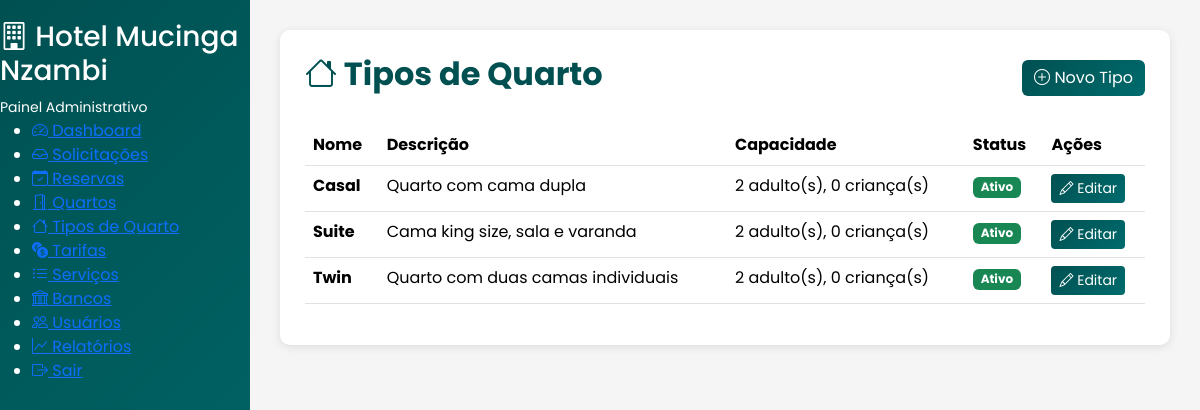
Page /admin/tipos_quarto.php (signed in) on the committed database.
### tables this page shows
CREATE TABLE tipos_quarto (
    id INT AUTO_INCREMENT PRIMARY KEY,
    nome VARCHAR(255) NOT NULL,
    descricao TEXT,
    capacidade_adultos INT DEFAULT 2,
    capacidade_criancas INT DEFAULT 0,
    amenidades JSON,
    foto_capa VARCHAR(255),
    ativo TINYINT(1) DEFAULT 1,
    criado_em TIMESTAMP DEFAULT CURRENT_TIMESTAMP,
    atualizado_em TIMESTAMP DEFAULT CURRENT_TIMESTAMP ON UPDATE CURRENT_TIMESTAMP
);

### admin/tipos_quarto.php (the view, shortened to what this page needs)
<?php
$db = getDB();
$stmt = $db->query("SELECT * FROM tipos_quarto ORDER BY nome ASC");
$tiposQuarto = $stmt->fetchAll();
?>
<!DOCTYPE html>
<html lang="pt">
<head>
    <link rel="stylesheet" href="https://cdn.jsdelivr.net/npm/bootstrap-icons@1.11.0/font/bootstrap-icons.css">
    <link rel="stylesheet" href="../bootstrap/css/bootstrap.min.css">
</head>
<body>
    <?php include 'sidebar.php'; ?>
    <div class="main-content">
        <div class="content-card">
            <div class="d-flex justify-content-between align-items-center mb-4">
                <h2 style="color: #005051; font-weight: 700;">
                    <i class="bi bi-house"></i> Tipos de Quarto
                </h2>
                <button type="button" class="btn btn-primary" data-bs-toggle="modal" data-bs-target="#tipoModal" onclick="resetForm()">
                    <i class="bi bi-plus-circle"></i> Novo Tipo
                </button>
            </div>
            <div class="table-responsive">
                <table class="table table-hover">
                    <thead>
                        <tr>
                            <th>Nome</th>
                            <th>Descrição</th>
                            <th>Capacidade</th>
                            <th>Status</th>
                            <th>Ações</th>
                        </tr>
                    </thead>
                    <tbody>
                        <?php foreach ($tiposQuarto as $tipo): ?>
                            <tr>
                                <td><strong><?= htmlspecialchars($tipo['nome']) ?></strong></td>
                                <td><?= htmlspecialchars(substr($tipo['descricao'] ?? '', 0, 50)) ?><?= strlen($tipo['descricao'] ?? '') > 50 ? '...' : '' ?></td>
                                <td>
                                    <?= $tipo['capacidade_adultos'] ?> adulto(s),
                                    <?= $tipo['capacidade_criancas'] ?> criança(s)
                                </td>
                                <td>
                                    <?php if ($tipo['ativo']): ?>
                                        <span class="badge bg-success">Ativo</span>
                                    <?php else: ?>
                                        <span class="badge bg-secondary">Inativo</span>
                                    <?php endif; ?>
                                </td>
                                <td>
                                    <button type="button" class="btn btn-sm btn-primary"
                                            onclick="editarTipo(<?= $tipo['id'] ?>)">
                                        <i class="bi bi-pencil"></i> Editar
                                    </button>
                                </td>
                            </tr>
                        <?php endforeach; ?>
                    </tbody>
                </table>
            </div>
        </div>
    </div>
</body>
</html>

### admin/tipos_quarto.php (style rules this page uses)
body { font-family: 'Poppins', sans-serif; background-color: #F5F5F5; }
.main-content { margin-left: 250px; padding: 30px; }
.content-card { background: #fff; border-radius: 10px; padding: 25px; box-shadow: 0 2px 10px rgba(0, 0, 0, 0.1); margin-bottom: 20px; }
.btn-primary { background: linear-gradient(135deg, #005051 0%, #006b6d 100%); border: none; }

### rows in the picture
tipos_quarto: nome "Casal", descricao "Quarto com cama dupla", capacidade_adultos "2", capacidade_criancas "0", ativo "Ativo"
tipos_quarto: nome "Suite", descricao "Cama king size, sala e varanda", capacidade_adultos "2", capacidade_criancas "0", ativo "Ativo"
tipos_quarto: nome "Twin", descricao "Quarto com duas camas individuais", capacidade_adultos "2", capacidade_criancas "0", ativo "Ativo"

### other values in the picture
SYSTEM_NAME "Hotel Mucinga Nzambi"
